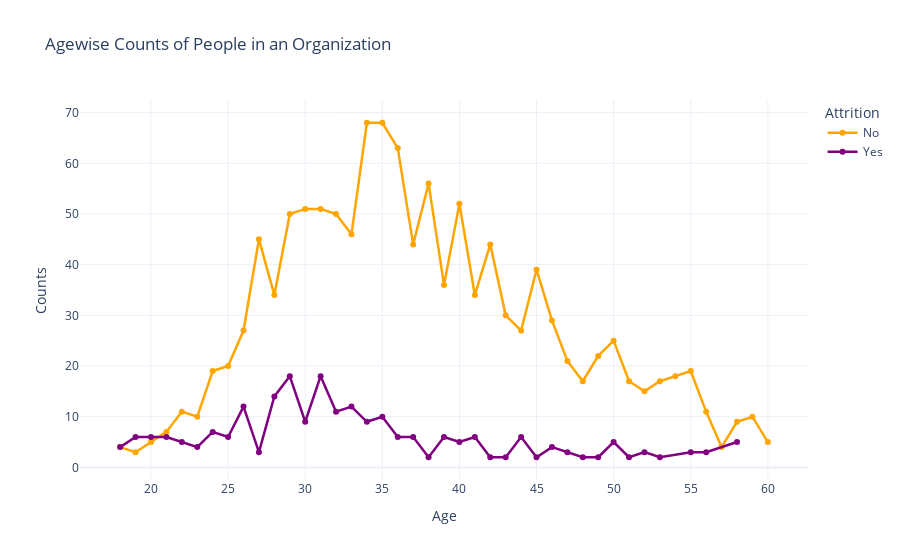

The code cell stored with this chart in its notebook:
### Code cell
age_att=df.groupby(['Age','Attrition']).apply(lambda x:x['DailyRate'].count()).reset_index(name='Counts')
fig = px.line(age_att,x='Age',y='Counts',color_discrete_sequence=['orange', 'purple'],color='Attrition',template='plotly_white',title='Agewise Counts of People in an Organization')

# This styles the line
fig.update_traces(mode='lines+markers',line=dict(width=2.5))
fig.show()

### Figure 1 — Plotly figure (JSON) as saved in the notebook; plotly's stock layout.template omitted (floating-point values rounded to 4 significant figures)
{"data": [{"hovertemplate": "Attrition=No<br>Age=%{x}<br>Counts=%{y}<extra></extra>", "legendgroup": "No", "line": {"color": "orange", "dash": "solid", "width": 2.5}, "mode": "lines+markers", "name": "No", "orientation": "v", "showlegend": true, "type": "scatter", "x": [18, 19, 20, 21, 22, 23, 24, 25, 26, 27, 28, 29, 30, 31, 32, 33, 34, 35, 36, 37, 38, 39, 40, 41, 42, 43, 44, 45, 46, 47, 48, 49, 50, 51, 52, 53, 54, 55, 56, 57, 58, 59, 60], "xaxis": "x", "y": [4, 3, 5, 7, 11, 10, 19, 20, 27, 45, 34, 50, 51, 51, 50, 46, 68, 68, 63, 44, 56, 36, 52, 34, 44, 30, 27, 39, 29, 21, 17, 22, 25, 17, 15, 17, 18, 19, 11, 4, 9, 10, 5], "yaxis": "y"}, {"hovertemplate": "Attrition=Yes<br>Age=%{x}<br>Counts=%{y}<extra></extra>", "legendgroup": "Yes", "line": {"color": "purple", "dash": "solid", "width": 2.5}, "mode": "lines+markers", "name": "Yes", "orientation": "v", "showlegend": true, "type": "scatter", "x": [18, 19, 20, 21, 22, 23, 24, 25, 26, 27, 28, 29, 30, 31, 32, 33, 34, 35, 36, 37, 38, 39, 40, 41, 42, 43, 44, 45, 46, 47, 48, 49, 50, 51, 52, 53, 55, 56, 58], "xaxis": "x", "y": [4, 6, 6, 6, 5, 4, 7, 6, 12, 3, 14, 18, 9, 18, 11, 12, 9, 10, 6, 6, 2, 6, 5, 6, 2, 2, 6, 2, 4, 3, 2, 2, 5, 2, 3, 2, 3, 3, 5], "yaxis": "y"}], "layout": {"legend": {"title": {"text": "Attrition"}, "tracegroupgap": 0}, "title": {"text": "Agewise Counts of People in an Organization"}, "xaxis": {"anchor": "y", "domain": [0, 1], "title": {"text": "Age"}}, "yaxis": {"anchor": "x", "domain": [0, 1], "title": {"text": "Counts"}}}}
